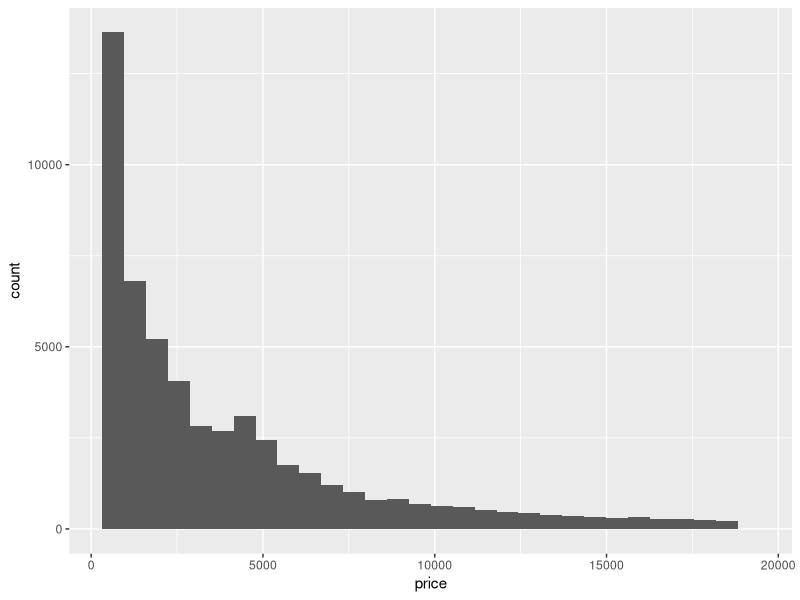
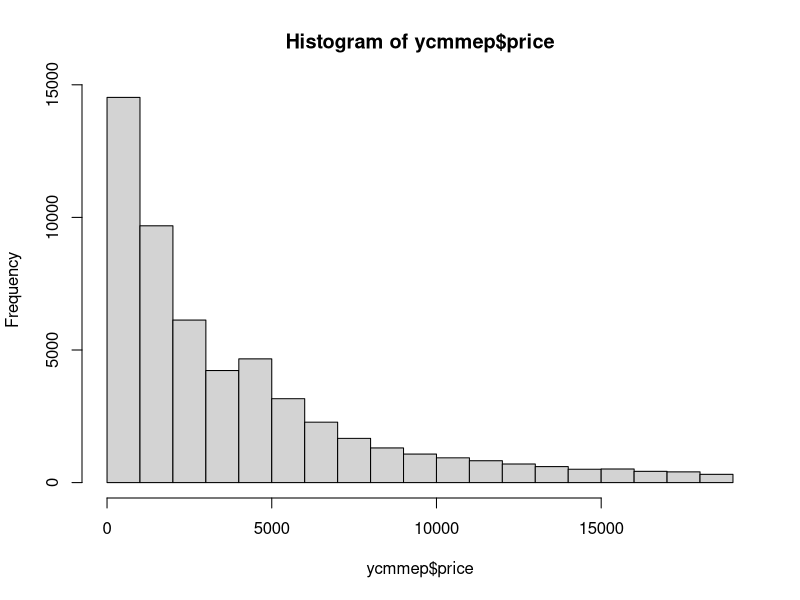
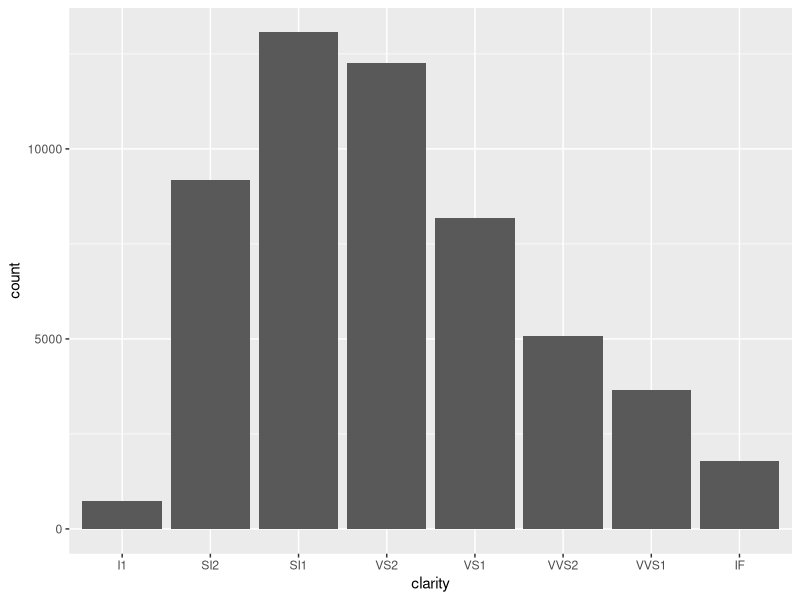
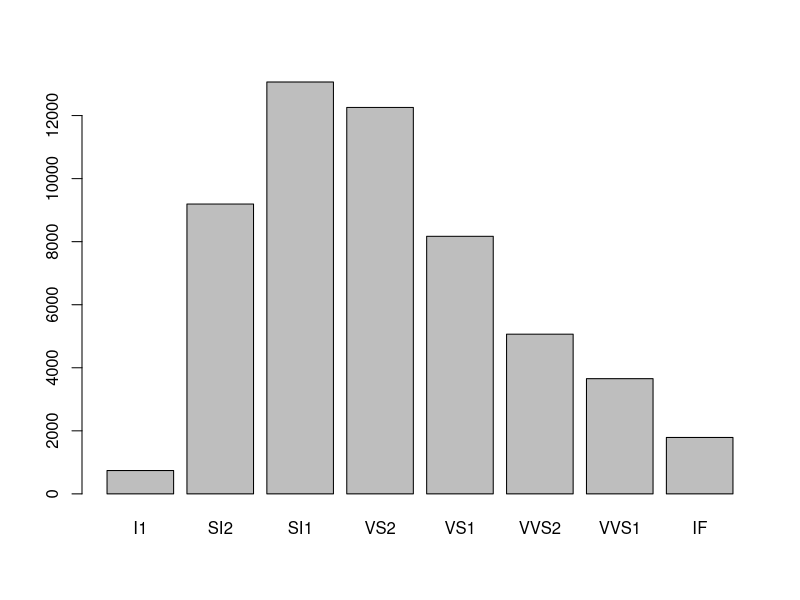
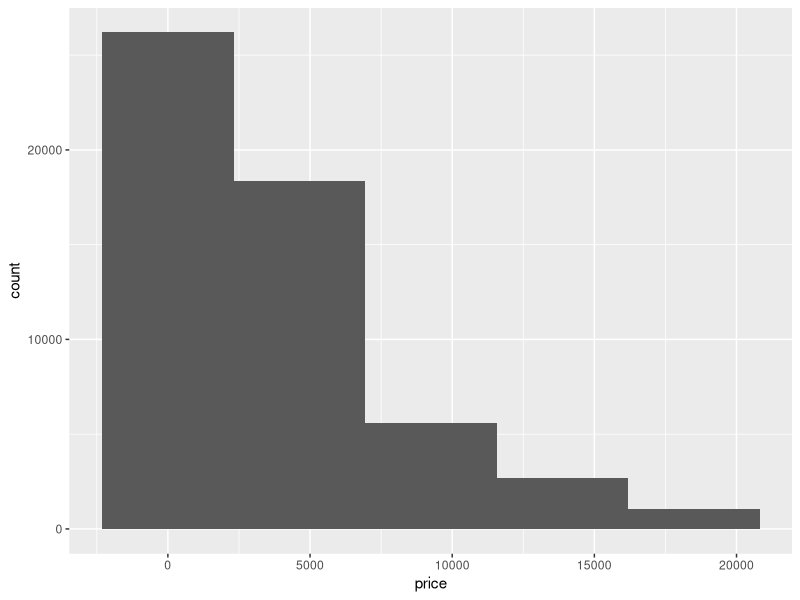
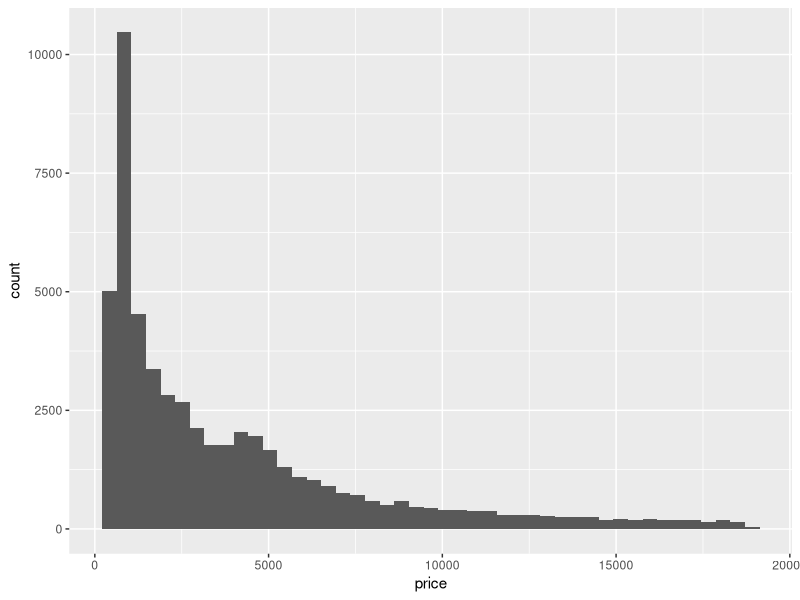
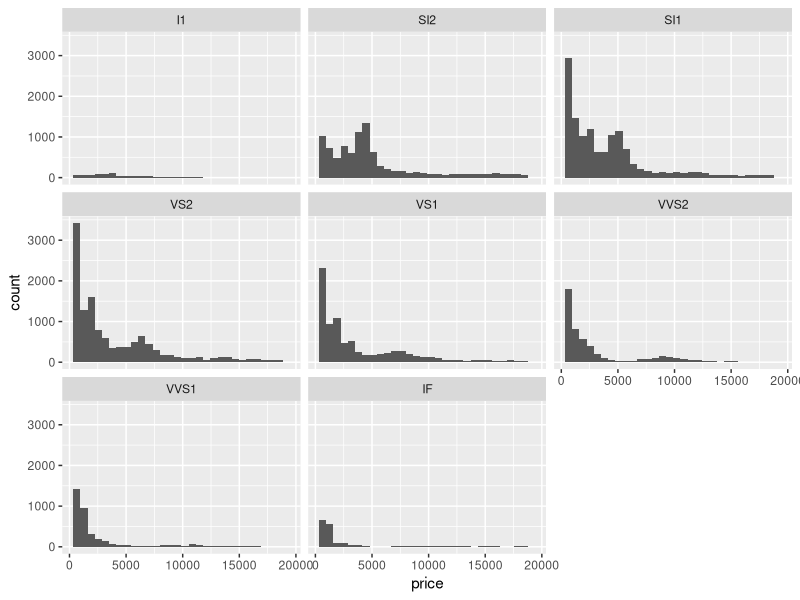
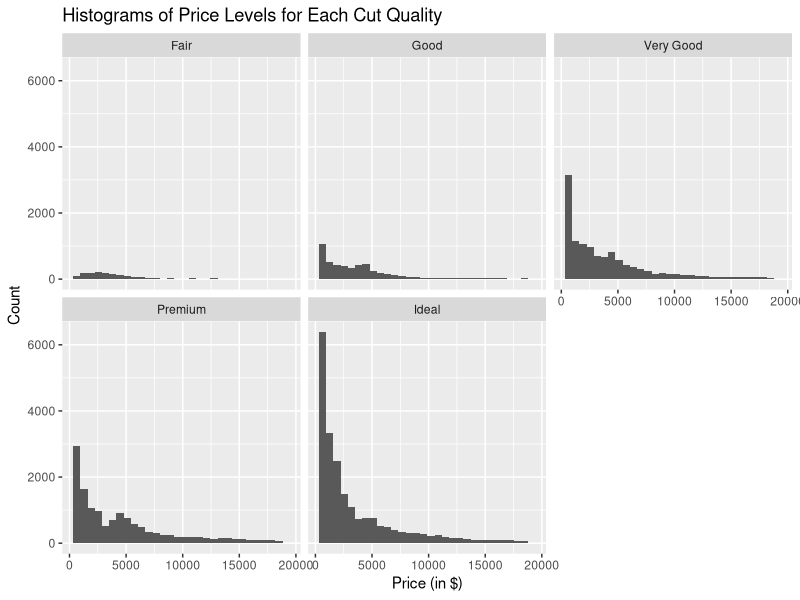

Write R code to recreate these figures, in order.
## ---- chunk 1
knitr::opts_chunk$set(echo = TRUE, eval = TRUE,  error = TRUE,
                      warning = FALSE, message = FALSE, 
                      fig.align = "center",
                      R.options = list(max.print=100))

# Edit the file starting below
## ---- chunk 2
library(tidyverse)
library(ggplot2)
## ---- chunk 3
diamonds
## ---- chunk 4
diamonds %>% 
        sample_n(10)
## ---- chunk 5
# take a sample of 15 rows from diamonds dataset
diamonds %>% 
        sample_n(15)
## ---- chunk 6
summary(diamonds)
## ---- chunk 7
# save diamonds dataset as variable of initials of team members in alphabetical order
ycmmep <- diamonds

## ---- chunk 8
# Histogram of cemmpy using ggplot
ycmmep %>% 
        ggplot(aes(x = price)) + 
        geom_histogram() 
## ---- chunk 9
# Histogram of cemmpy using base R
hist(ycmmep$price)  
## ---- chunk 10
# Bar graph of ycmmep using ggplot
ycmmep %>% 
        ggplot(aes(x = clarity)) + 
        geom_bar() 
## ---- chunk 11
# Bar graph of ycmmep using base R
barplot(table(ycmmep$clarity))  
## ---- chunk 12
# Histogram of cemmpy using ggplot with bins = 5
ycmmep %>% 
        ggplot(aes(x = price)) + 
        geom_histogram(bins = 5) 

# Histogram of cemmpy using ggplot with bins = 45
ycmmep %>% 
        ggplot(aes(x = price)) + 
        geom_histogram(bins = 45) 
## ---- chunk 13
# create a histogram of price for each category of clarity
ycmmep %>%
  ggplot(aes(x=price)) +
  geom_histogram() + 
  facet_wrap(vars(clarity))
## ---- chunk 14
# create a histogram of price based on each of the cut qualities
ycmmep %>%
  ggplot(aes(x = price)) +
  geom_histogram() +
  facet_wrap(vars(cut)) +
  labs(x = "Price (in $)") +
  labs(y = "Count") +
  labs(title = "Histograms of Price Levels for Each Cut Quality")

